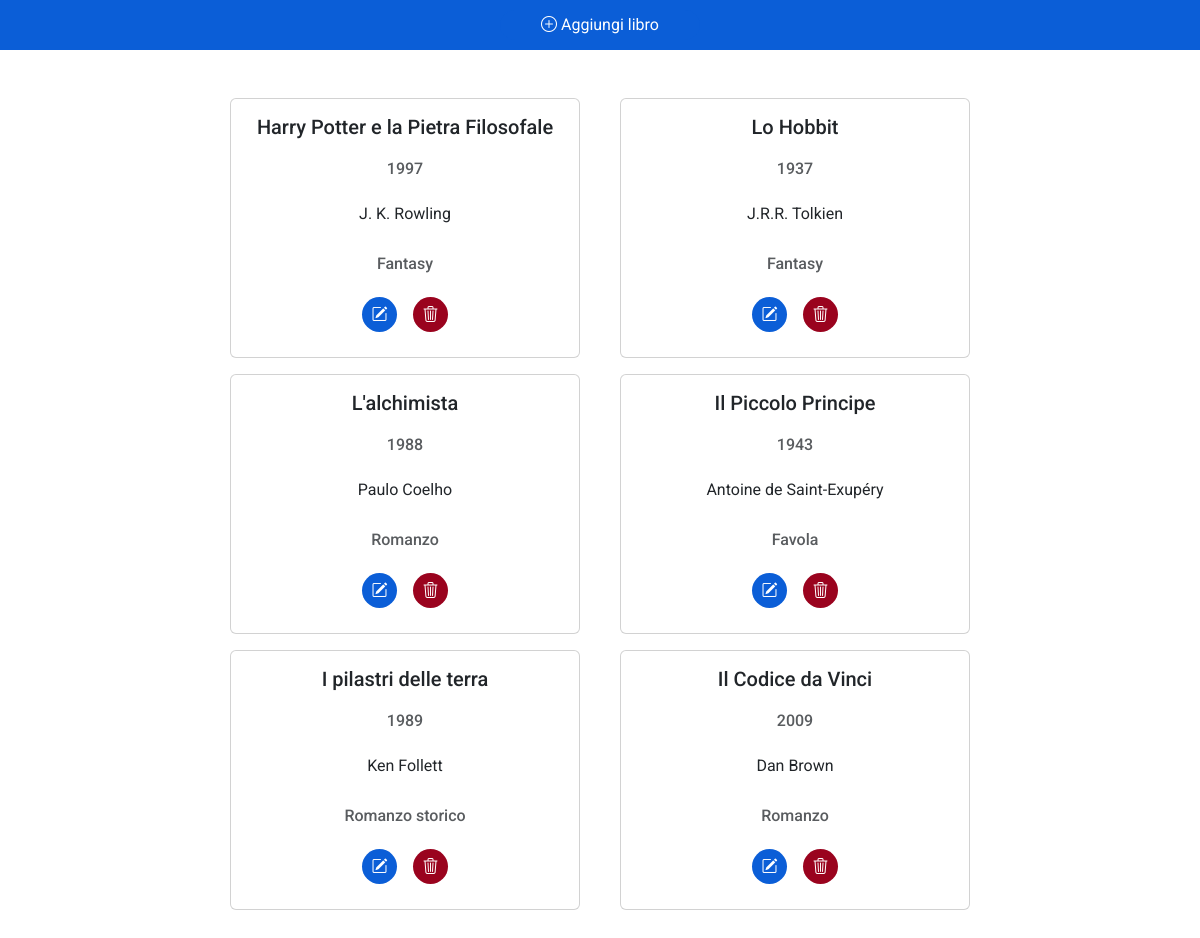
The page / on the database its author committed.
### tables this page shows
CREATE TABLE `libri` (
  `id` int(10) UNSIGNED NOT NULL,
  `titolo` varchar(255) NOT NULL,
  `autore` varchar(255) NOT NULL,
  `anno_pubblicazione` int(11) NOT NULL,
  `genere` varchar(255) NOT NULL
);

### index.php (the view)
<?php
$host = 'localhost';
$db = 'gestione_libreria';
$user = 'root';
$pass = '';
$dsn = "mysql:host=$host;dbname=$db";
$options = [
    PDO::ATTR_ERRMODE => PDO::ERRMODE_EXCEPTION,
    PDO::ATTR_DEFAULT_FETCH_MODE => PDO::FETCH_ASSOC,
    PDO::ATTR_EMULATE_PREPARES => false,
];
$pdo = new PDO($dsn, $user, $pass, $options);
$stmt = $pdo->query('SELECT * FROM libri');
$libri = $stmt->fetchAll();
?>
<?php include __DIR__ . '/includes/initial.php'; ?>
<div class="row gap-3 justify-content-center text-center">
    <?php
    foreach ($libri as $book) {
        ?>
        <div class='col-auto'>
            <div class="card" style="width:350px; height:260px">
                <div class="card-body d-flex flex-column gap-3">
                    <h5 class="card-title"><?= $book['titolo'] ?></h5>
                    <h6 class="card-subtitle mb-2 text-body-secondary"><?= $book['anno_pubblicazione'] ?></h6>
                    <p class="card-text"><?= $book['autore'] ?></p>
                    <h6 class="card-subtitle mb-2 text-body-secondary"><?= $book['genere'] ?></h6>
                    <div class="mx-auto d-flex gap-3">
                        <div id="btn"
                            style="width:35px; height:35px; border-radius: 50%; background-color: #0B5ED7; display:flex; justify-content: center; align-items: center">
                            <a style="color:white" href="edit.php/?id=<?= $book['id'] ?>" class="card-link"><i
                                    class="bi bi-pencil-square"></i></a>
                        </div>
                        <div id="btn"
                            style="width:35px; height:35px; border-radius: 50%; background-color: #9A031E; display:flex; justify-content: center; align-items: center">
                            <a style="color:white" href="delete.php/?id=<?= $book['id'] ?>" class="card-link"><i
                                    class="bi bi-trash3"></i></a>
                        </div>
                    </div>
                </div>
            </div>
        </div>
    <?php }
    ?>
</div>
<?php include __DIR__ . '/includes/end.php'; ?>

### includes/initial.php (shortened to what this page needs)
<!DOCTYPE html>
<html lang="en">
<head>
    <link href="https://cdn.jsdelivr.net/npm/bootstrap@5.3.3/dist/css/bootstrap.min.css" rel="stylesheet"
>
    <link rel="stylesheet" href="https://cdn.jsdelivr.net/npm/bootstrap-icons@1.11.3/font/bootstrap-icons.min.css">
</head>
<body>
    <nav style="background-color: #0B5ED7; height:50px" class="d-flex justify-content-center align-items-center">
        <div class="container-fluid">
            <div id="btn-top" class="d-flex justify-content-center align-items-center mx-auto">
                <a style="color:#fff" class="nav-link active" href="add.php/"> <i class="bi bi-plus-circle"></i>
                    Aggiungi libro</a>
            </div>
        </div>
    </nav>
    <div class="container my-5">

### includes/end.php (shortened to what this page needs)
</div>
</body>
</html>

### includes/initial.php (style rules this page uses)
body { font-family: "Roboto", sans-serif; }
#btn-top { background-color: #0B5ED7; width: 200px; height: 30px; border-radius: 15px; cursor: pointer; }

### rows shown on the page
libri: titolo "Harry Potter e la Pietra Filosofale", anno_pubblicazione "1997", autore "J. K. Rowling", genere "Fantasy"
libri: titolo "Lo Hobbit", anno_pubblicazione "1937", autore "J.R.R. Tolkien", genere "Fantasy"
libri: titolo "L'alchimista", anno_pubblicazione "1988", autore "Paulo Coelho", genere "Romanzo"
libri: titolo "Il Piccolo Principe", anno_pubblicazione "1943", autore "Antoine de Saint-Exupéry", genere "Favola"
libri: titolo "I pilastri delle terra", anno_pubblicazione "1989", autore "Ken Follett", genere "Romanzo storico"
libri: titolo "Il Codice da Vinci", anno_pubblicazione "2009", autore "Dan Brown", genere "Romanzo"
